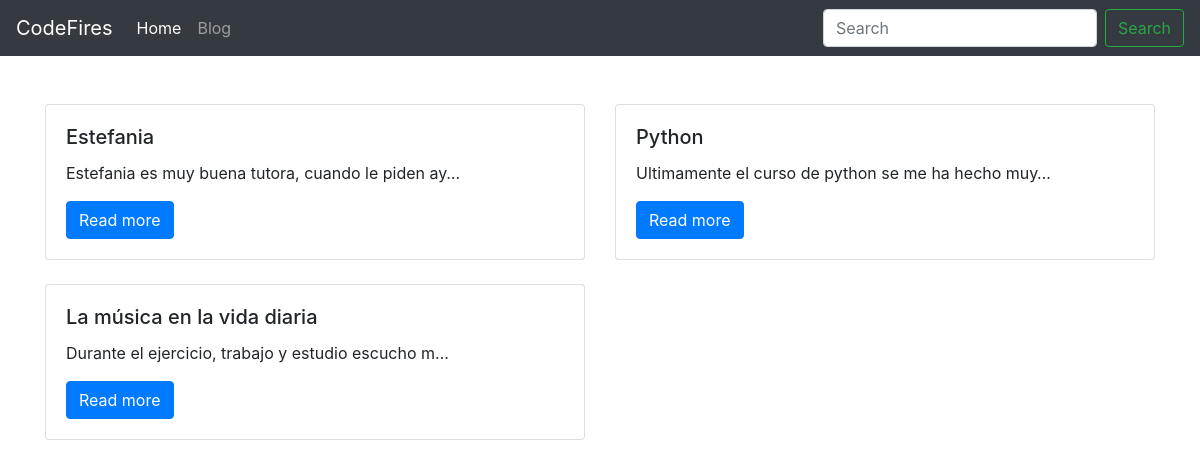
The page / on the database its author committed.
### blog/models.py (models this page shows, shortened)
class Post(models.Model):
    title = models.CharField(max_length=250, unique=True)
    slug = models.SlugField(max_length=250, unique=True)
    author = models.ForeignKey(User, on_delete=models.CASCADE, related_name='blog_posts')
    body = models.TextField()
    publish = models.DateTimeField(default=timezone.now)
    class Meta:
        ordering = ('-publish',)
    def get_absolute_url(self):
        return reverse('blog:blog_detail', args=[self.slug])

### blog/views.py (the view)
# urls.py: path('', BlogListView.as_view(), name='blog_list'),
class BlogListView(ListView):
    model = Post
    context_object_name = 'posts'
    template_name = 'blog/blog_list.html'

### templates/blog/blog_list.html
{% extends 'base.html' %}
{% block container %}
<div class="row">
    {% for post in posts %}
    <div class="col-sm-6 mt-4">
        <div class="card">
            <div class="card-body">
                <h5 class="card-title">{{ post.title }}</h5>
                <p class="card-text">{{ post.body | truncatechars:50 }}</p>
                <a href="{{ post.get_absolute_url }}" class="btn btn-primary">Read more</a>
            </div>
        </div>
    </div>
    {% endfor %}
</div>
{% endblock %}

### rows shown on the page
Post: title "Estefania", body "Estefania es muy buena tutora, cuando le piden ay…"
Post: title "Python", body "Ultimamente el curso de python se me ha hecho muy…"
Post: title "La música en la vida diaria", body "Durante el ejercicio, trabajo y estudio escucho m…"
